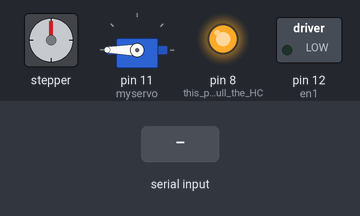
Bench run of a sketch on a simulated Arduino Uno, built with avr-gcc and run on an emulated ATmega328P. Shown: stepper motor, servo, switched loads named in the sketch (green lamp = pin HIGH), output pins drawn as LEDs (lit = HIGH). Wiring (inferred from the names in the program): stepper motor (200 steps per turn assumed): coils pin 5, pin 6, pin 9, pin 7. Inputs (shaded band) come from the test bench. What the sketch prints to the serial monitor is not drawn.

Above: at 16.1 s.
16.2 s: "1" received over the second serial link
At 19.8 s:
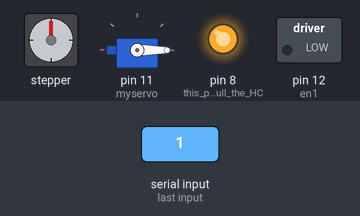
23.8 s: "2" received over the second serial link
At 24.74 s:
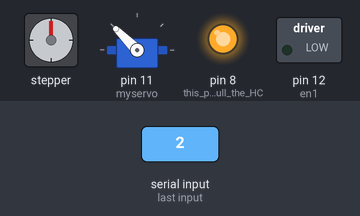
Timing chart, 0 to 37.4 s (numbered marks = the images above; inputs shaded):
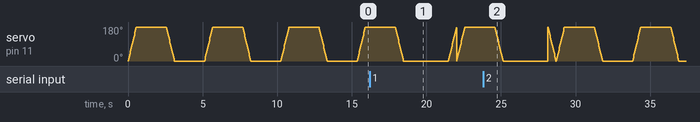

The sketch:

mix.ino
```cpp
#include <Stepper.h>
#include  <SoftwareSerial.h>
#include <Servo.h>

Servo myservo;
SoftwareSerial BTSerial(10, 11);

int pos = 0;
//motor & fan
int in1 = 5;
int in2 = 6;
int in3 = 9;
int in4 = 7;
int en1 = 12;
int en2 = 1;
String prev = "";

Stepper myStepper(200, 13, 3, 2, 4);

void setup() {
  // put your setup code here, to run once:
  pinMode(8, OUTPUT);  // this pin will pull the HC-05 pin 34 (key pin) HIGH to switch module to AT mode
  digitalWrite(8, HIGH);
  myStepper.setSpeed(80);
  Serial.begin(9600);
  myservo.attach(11);
  Serial.println("Enter AT commands:");
  BTSerial.begin(9600);  // HC-05 default speed in AT command more
  pinMode(en1, OUTPUT);
  pinMode(in1, OUTPUT);
  pinMode(in2, OUTPUT);
  pinMode(in3, OUTPUT);
  pinMode(in4, OUTPUT);
  analogWrite(en1, 80);
}

void loop() {
  // put your main code here, to run repeatedly:
    //happy();
    //fan();
    lift();
    delay(2000);
//    unsigned long starttime;
//    unsigned long endtime;
//    starttime = millis();
//      endtime = starttime;
//    while ((endtime - starttime) <=10000) // do this loop for up to 1000mS
//    {
//      // code here
//        fan();
//       endtime = millis();
//    }
//
//    fan();
    drop();
    delay(2000);
    //serv();
    if (BTSerial.available()){
       String a = BTSerial.readString();
       //Serial.write(a);
       if(a == "1"){//lift
          lift();
       }
       else if(a == "2"){//drop
         drop();
       }
       else if(a == "3"){//fan
          fan();
       }
      prev = a;
    }
    if(prev == "3")
        fan();

}

void stepper(){
  myStepper.step(-400);
  delay(200);
}
void fan()
{
  digitalWrite(in1, HIGH);
  digitalWrite(in2, LOW);
  digitalWrite(in1, LOW);
  digitalWrite(in2, HIGH);
  delay(1000);
}
void happy()
{
  digitalWrite(in3, HIGH); // sets pin 12 HIGH
  delay(200);   // waits for t1 uS (high time)
  digitalWrite(in3, LOW);  // sets pin 12 LOW
  delay(1000);
}
void vib(){
  digitalWrite(in3, HIGH); // sets pin 12 HIGH
  delay(10);   // waits for t1 uS (high time)
  digitalWrite(in3, LOW);  // sets pin 12 LOW
  delay(5000);
}

void lift(){
  for (pos = 0; pos <= 180; pos += 5) { // goes from 0 degrees to 180 degrees
    // in steps of 1 degree
    myservo.write(pos);              // tell servo to go to position in variable 'pos'
    delay(15);                       // waits 15ms for the servo to reach the position
  }
}
void drop(){
    for (pos = 180; pos >= 0; pos -= 5) { // goes from 180 degrees to 0 degrees
    myservo.write(pos);              // tell servo to go to position in variable 'pos'
    delay(15);                       // waits 15ms for the servo to reach the position
  }}
```
